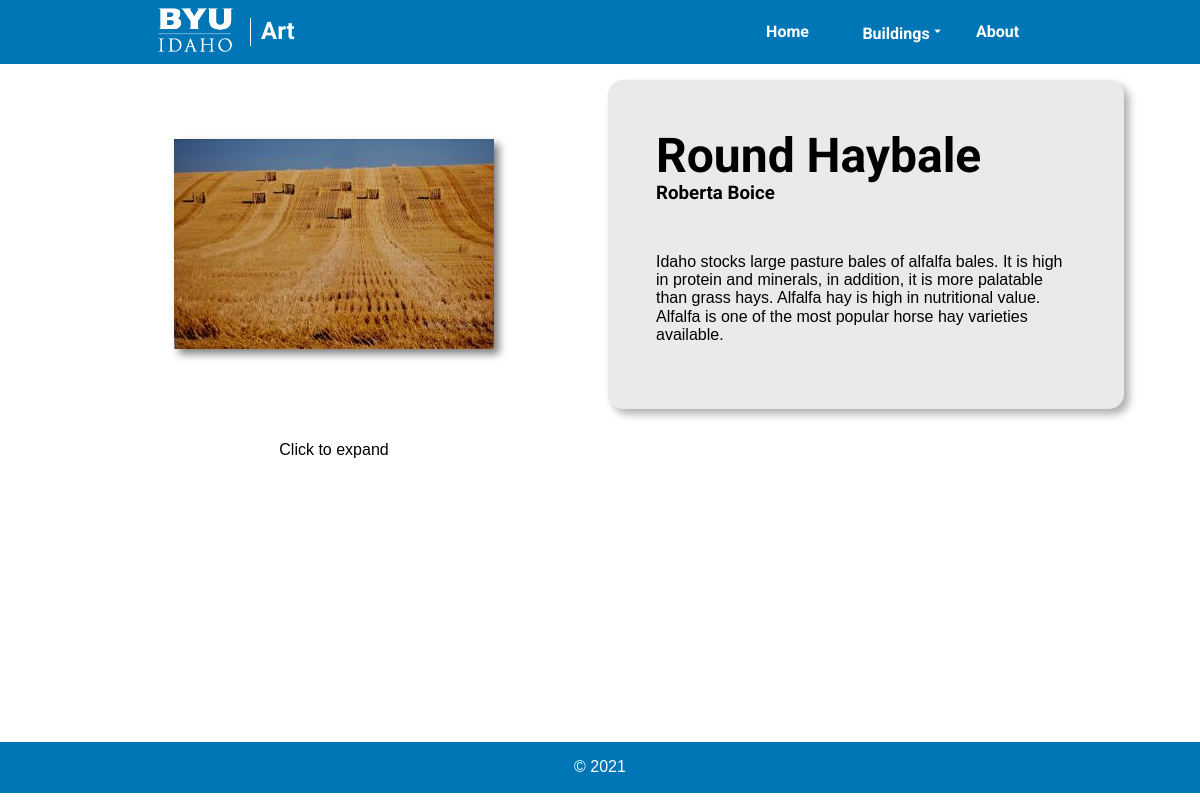
Page /art/11 on the committed database.
### art/models.py (models this page shows, shortened)
class Artwork(models.Model):
    title = models.CharField(max_length=255)
    artist_name = models.ForeignKey(Artist, null=True, blank=True, on_delete=models.CASCADE)
    year_created = models.IntegerField(null=True, blank=True)
    picture = models.ImageField(upload_to="pictures/")
    building = models.ManyToManyField('Building_Name', related_name='artwork')
    categories = models.ManyToManyField('Category', related_name='artwork')
    floor = models.IntegerField(validators=[MinValueValidator(0), MaxValueValidator(5)], default=1)
    description = models.CharField(max_length=500, blank=True)

class Artist(models.Model):
    first_name = models.CharField(max_length=50)
    last_name = models.CharField(max_length=50)
    def __str__(self):
        return self.first_name + " " + self.last_name

### art/views.py (the view)
# urls.py: path("art/<int:pk>", ArtDetailView.as_view(), name="artwork_detail")
class ArtDetailView(DetailView):
    model = Artwork
    template_name = "artwork_detail.html"
    def get_context_data(self, **kwargs):
        context = super(ArtDetailView, self).get_context_data(**kwargs)
        context['building_names'] = Building_Name.objects.all().order_by('name')
        return context

### art/templates/artwork_detail.html (shortened to what this page needs)
{% extends 'base.html' %}
{% load tags %}
{% load static %}
{% block content %}
<main>
    <div id="detail-grid" style="box-sizing: border-box;">
        <img id="detail-image" src="../../../media/{{ object.picture }}" alt="{{ object.picture }}">
        <div id="detail-info">
            <h1 id="title">{{ object.title }}</h1>
            {% if object.artist_name != None %}
            <h3 id="artist-name">{{ object.artist_name }} </h3>
            {% endif %}
            {% if object.description != None %}
            <p id="description">{{ object.description }}</p>
            {% endif %}
        </div>
        <p id="expand">Click to expand</p>
    </div>
</main>
{% endblock %}

### art/static/style.css (style rules this page uses)
html { font-size: 16px; width: 100%; }
body { margin: 0; font-family: 'Noto Sans JP', sans-serif; width: 100%; overflow-x: hidden; min-height: 100vh; height: 100vh; }
h1, h2, h3, h4, h5, h6 { font-family: 'Roboto', sans-serif; }
main { min-height: 84.8%; }
#detail-grid { display: grid; grid-template-columns: 1fr 1fr; width: 90%; margin: auto; padding: 1rem; grid-gap: 1rem; }
#detail-image { max-width: 500px; display: block; margin: auto; box-shadow: 5px 5px 8px grey; transition: .5s ease; }
#detail-info { max-width: 500px; padding: 3rem; background-color: #EAEAEA; border-radius: 15px; box-shadow: 5px 5px 8px #adadad; margin: auto 0; }
#title { font-size: 3rem; margin: 0; }
#artist-name { display: inline; }
#description { margin-top: 3rem; }
#expand { text-align: center; }

### rows in the picture
Artwork: picture (picture), title "Round Haybale", artist_name "Roberta Boice", description "Idaho stocks large pasture bales of alfalfa bales. It is high in protein and minerals, in addition, it is more palatable than grass hays. Alfalfa hay is high in nutritional value. Alfalfa is one of the most popular horse hay varieties available."
